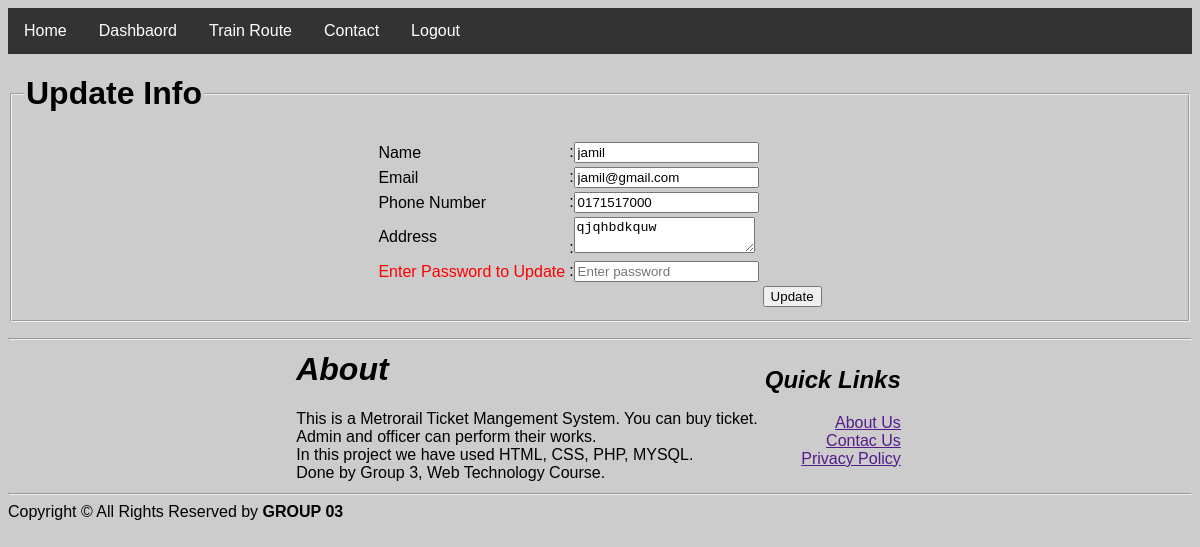
Screenshot of /emp/updateinfo.php (signed in) with the database file from the repository.
### tables this page shows
CREATE TABLE `add_emp` (
  `e_id` varchar(20) NOT NULL,
  `name` text NOT NULL,
  `pass` text NOT NULL,
  `gender` text NOT NULL,
  `email` varchar(20) NOT NULL,
  `phone` text NOT NULL,
  `address` text NOT NULL,
  `dob` text NOT NULL,
  `bl_grp` text NOT NULL,
  `nid` text NOT NULL,
  `salary` int(11) NOT NULL,
  `e_count` int(11) NOT NULL
);

### emp/Models/db_config.php (called while the page is built, shortened)
<?php
	$db_server="localhost";
	$db_uname="root";
	$db_pass="";
	$db_name="web_project";
	function get($query){
		global $db_server,$db_uname,$db_pass,$db_name;
		$conn = mysqli_connect($db_server,$db_uname,$db_pass,$db_name);
		$data = array();
		if($conn){
			$result = mysqli_query($conn,$query);
			while($row = mysqli_fetch_assoc($result)){
				$data[] = $row;
			}
		}
		return $data;
	}
?>

### emp/updateinfo.php (the view, shortened to what this page needs)
<?php
 include_once 'Models/db_config.php';
 include_once 'Controllers/header.php';
 $email=$_SESSION["ulog"];
 $query = "SELECT name,e_id, email,phone,Address FROM `add_emp` WHERE Email='{$email}'";
 $result=get($query);
?>
<html>
     <head>
     </head>
 <body>
         <form action="" method="post">
             <fieldset>
                 <legend><h1>Update Info</h1></legend>
             <table align="center">
                 <tr>
                     <td>
                         Name
                     </td>
                     <td>
                         :<input type="text" name="name" value="<?php foreach ($result as $row){ echo "$row[name]";}?>"  placeholder="Enter full name">
                     </td>
                     <td>
                     </td>
                 </tr>
                 <tr>
                     <td>
                         Email
                     </td>
                     <td>
                         :<input type="text" name="email" value="<?php foreach ($result as $row){ echo "$row[email]";}?>" placeholder="Enter a valid email">
                     </td>
                     <td>
                     </td>
                 </tr>
                 <tr>
                     <td>
                         Phone Number
                     </td>
                     <td>
                         :<input type="text" name="phone" value="<?php foreach ($result as $row){ echo "$row[phone]";}?>" placeholder="Valid phone number">
                     </td>
                     <td>
                     </td>
                 </tr>
                 <tr>
                     <td>
                         Address
                     </td>
                     <td>
                         :<textarea name="address" placeholder="Enter full address"><?php foreach ($result as $row){ echo "$row[Address]";}?></textarea>
                     </td>
                     <td>
                     </td>
                 </tr>
                 <tr>
                   <td>
                    <p style="color: red">Enter Password to Update</p>
                   </td>
                   <td>
                       :<input type="password" name="password" placeholder="Enter password">
                   </td>
                </tr>
                 <tr>
                     <td>
                     </td>
                     <td>
                     </td>
                     <td>
                     <input type="submit" name="update" value="Update">
                     </td>
                 </tr>
             </table>
         </fieldset>
     </form>
 </body>
</html>
<?php
include 'controllers/footer.php';
?>

### emp/Controllers/Header.php (style rules this page uses)
body { font-family: Arial, Helvetica, sans-serif; background-color: rgb(204, 204, 204); }

### emp/updateinfo.php (style rules this page uses)
body { background-color: rgb(204, 204, 204); }

### rows the page displays
add_emp: name "jamil", email "jamil@gmail.com", phone "0171517000", address "qjqhbdkquw"
